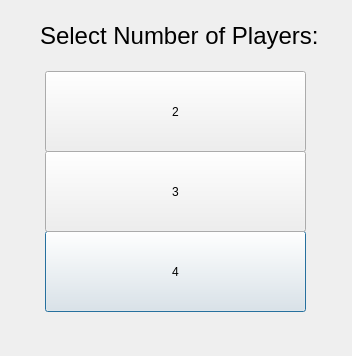
<?xml version="1.0" encoding="UTF-8"?>
<ui version="4.0">
 <class>numPlayersDialog</class>
 <widget class="QDialog" name="numPlayersDialog">
  <property name="geometry">
   <rect>
    <x>0</x>
    <y>0</y>
    <width>352</width>
    <height>356</height>
   </rect>
  </property>
  <property name="windowTitle">
   <string>Dialog</string>
  </property>
  <widget class="QPushButton" name="fourBtn">
   <property name="geometry">
    <rect>
     <x>45</x>
     <y>231</y>
     <width>261</width>
     <height>81</height>
    </rect>
   </property>
   <property name="text">
    <string>4</string>
   </property>
  </widget>
  <widget class="QPushButton" name="threeBtn">
   <property name="geometry">
    <rect>
     <x>45</x>
     <y>151</y>
     <width>261</width>
     <height>81</height>
    </rect>
   </property>
   <property name="text">
    <string>3</string>
   </property>
  </widget>
  <widget class="QPushButton" name="twoBtn">
   <property name="geometry">
    <rect>
     <x>45</x>
     <y>71</y>
     <width>261</width>
     <height>81</height>
    </rect>
   </property>
   <property name="text">
    <string>2</string>
   </property>
  </widget>
  <widget class="QLabel" name="label">
   <property name="geometry">
    <rect>
     <x>40</x>
     <y>10</y>
     <width>281</width>
     <height>51</height>
    </rect>
   </property>
   <property name="font">
    <font>
     <pointsize>18</pointsize>
    </font>
   </property>
   <property name="text">
    <string>Select Number of Players:</string>
   </property>
  </widget>
 </widget>
 <resources/>
 <connections/>
</ui>
